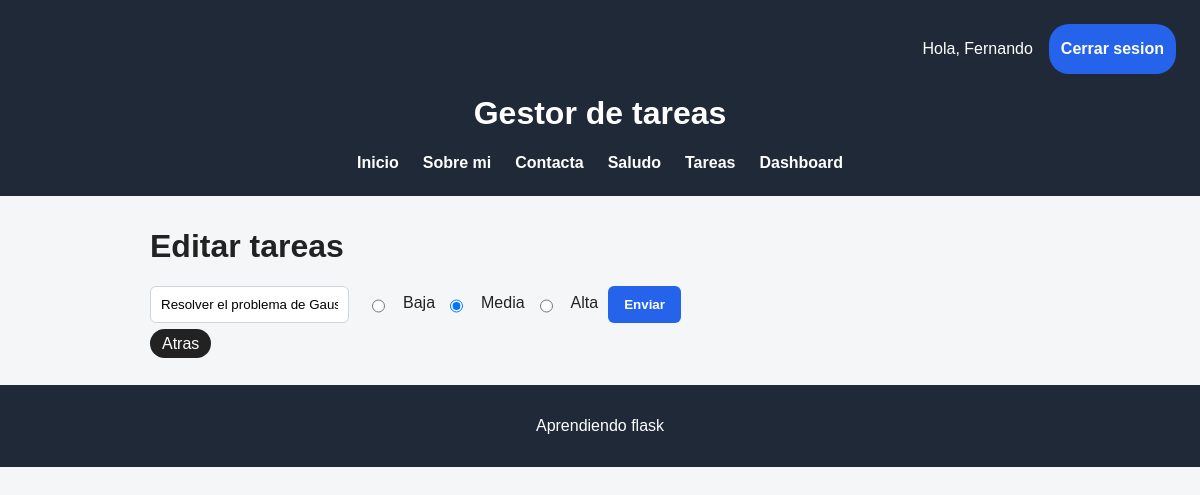
Page /editar/2 (signed in) on the committed database.
### app/models/models.py (models this page shows)
class Tareas_db(db.Model):
    __tablename__ = "task"
    id = db.Column(db.Integer, primary_key=True)
    tarea = db.Column(db.String(100), nullable=False)
    completada = db.Column(db.Boolean, default=False)
    usuario_id = db.Column(db.Integer, db.ForeignKey("users.id"))
    fecha_creacion = db.Column(db.DateTime, default=datetime.now)
    prioridad = db.Column(db.String(20), default="Media")

### app/routes/tareas_routes.py (the view)
@tareas_bp.route("/editar/<int:id>", methods=["GET", "POST"])
def editar(id):
    tarea = buscar_tarea(id)
    if tarea is None:
        return redirect(url_for("tareas.gestionar_tareas"))
    if request.method == "POST":
        nuevo_texto = request.form["tarea"].strip()
        nueva_prioridad = request.form["prioridad"]
        if nuevo_texto:
            tarea.tarea = nuevo_texto
            tarea.prioridad = nueva_prioridad
            db.session.commit()
            flash("Tarea actualizada correctamente")
            return redirect(url_for("tareas.gestionar_tareas"))
        else:
            flash("La tarea no se pudo crear", "error")
            return redirect(url_for("tareas.gestionar_tareas"))
    elif request.method == "GET":
        return render_template("editar.html", tarea=tarea)

### app/utils/helpers.py (called while the page is built)
def buscar_tarea(id):
    tarea = Tareas_db.query.filter_by(id=id, usuario_id=session["usuario_id"]).first()
    if tarea is None:
        flash("No existe la tarea", "Error")
        return None
    return tarea

### templates/editar.html
{% extends "base.html" %}
{% block contenido %}
<h1>Editar tareas</h1>
<form method="POST">
    <input type="text" name="tarea" value="{{ tarea.tarea }}">
    <input type="radio" id="baja" name="prioridad" value="baja" {% if tarea.prioridad=="baja" %} checked {% endif %}>
    <label for="baja">Baja</label>
    <input type="radio" id="media" name="prioridad" value="media" {% if tarea.prioridad=="media" %} checked {% endif %}>
    <label for="media">Media</label>
    <input type="radio" id="alta" name="prioridad" value="alta" {% if tarea.prioridad=="alta" %} checked {% endif %}>
    <label for="alta">Alta</label>
    <button type="submit">Enviar</button>
</form>
<a href="/tareas" class="atras">Atras</a>
{% endblock %}

### static/style.css (style rules this page uses)
body { background-color: #f4f6f8; color: #222222; font-family: Arial, Helvetica, sans-serif; margin: 0; }
input { padding: 10px; border: 1px solid #d1d5db; border-radius: 6px; margin-right: 8px; }
button { background-color: #2563eb; color: #ffffff; border: none; padding: 10px 16px; border-radius: 6px; cursor: pointer; font-weight: bold; }
form { display: flex; gap: 10px; margin-bottom: 12px; }
label { text-align: center; margin-top: 8px; }
.atras { background-color: #222222; color: #ffffff; padding: 6px 12px; border-radius: 20px; text-decoration: none; }

### rows in the picture
Tareas_db: tarea "Resolver el problema de Gaus", prioridad "☐ Baja", prioridad "☑ Media", prioridad "☐ Alta"

### other values in the picture
{{ session["usuario"] }} "Fernando"
